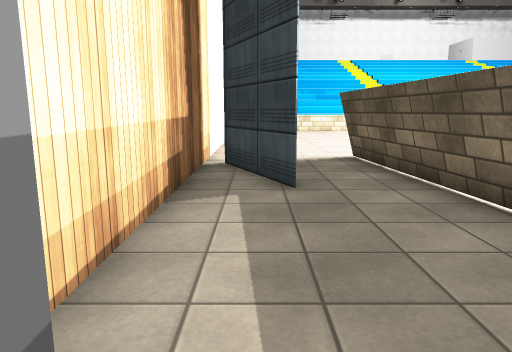
[1] (above)

24 first-person views from a walk through a 3-D level made in the Unity game engine. The camera is 1.4 m above the floor, tilts 10° down and sees 70° across. The floor is counted in squares, 1 m on a side. Each view is taken from the middle of a square. On the plan, view 1 faces up. The plan holds only what a view shows up to about 16 squares ahead; the rest is blank. The place goes on beyond the plan. Some surface patterns are stand-ins.

[2]
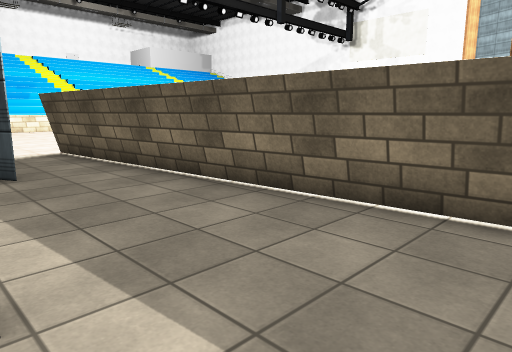

[3]
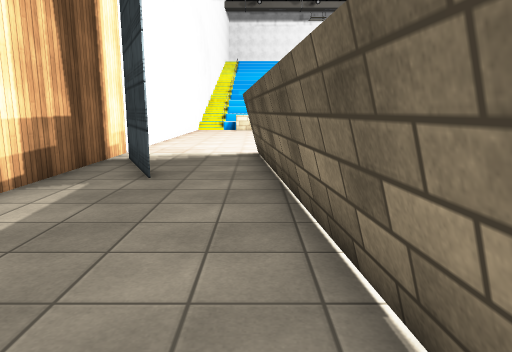

[4]
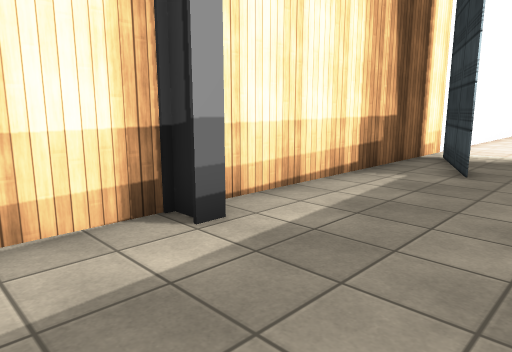

[5]
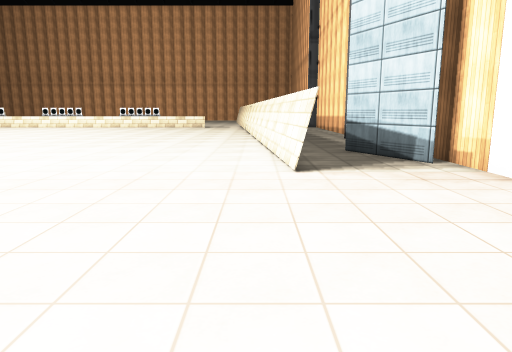

[6]
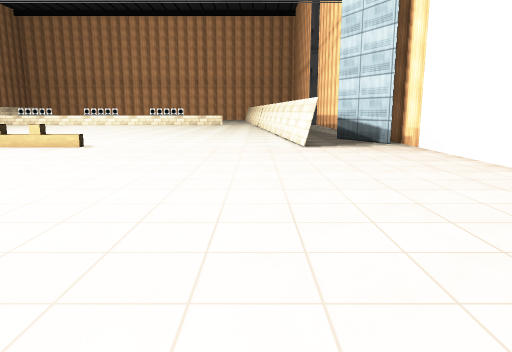

[7]
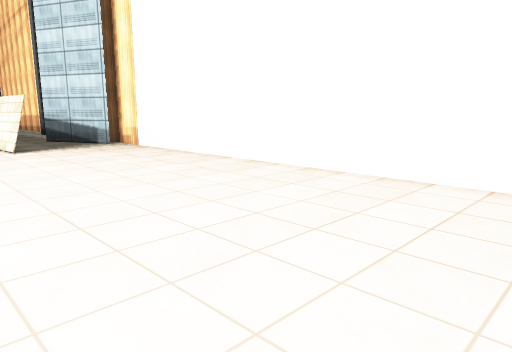

[8]
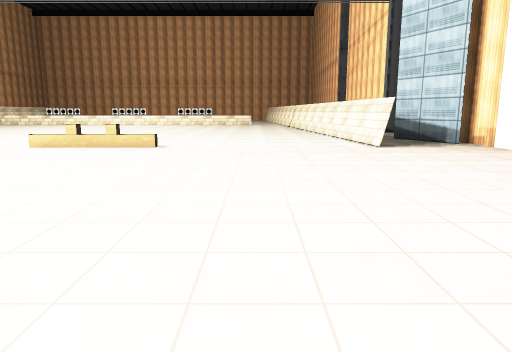

[9]
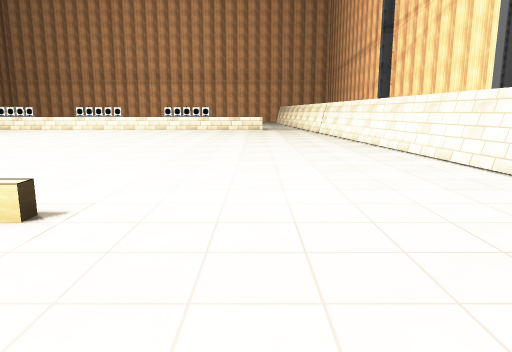

[10]
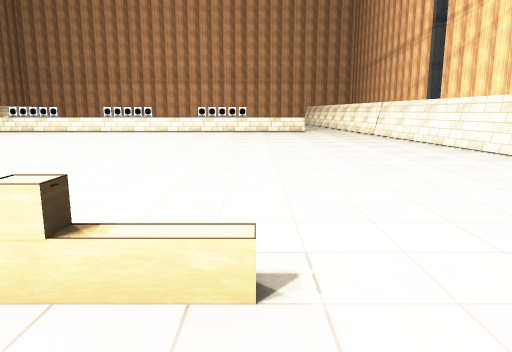

[11]
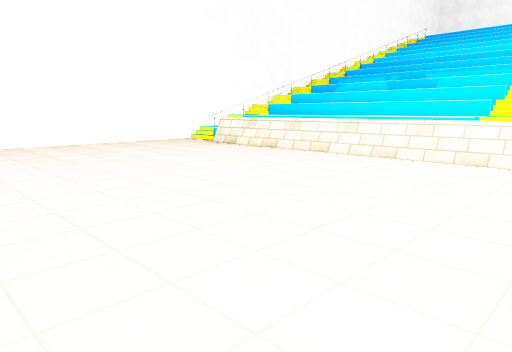

[12]
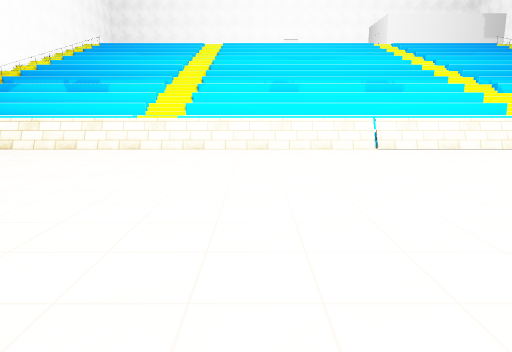

[13]
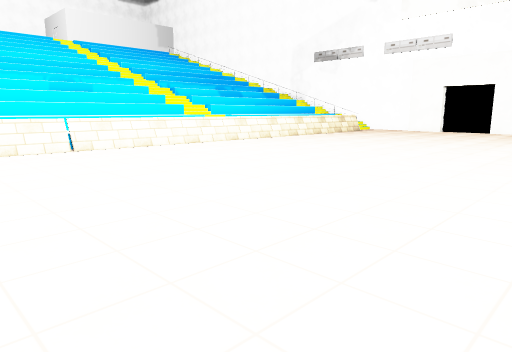

[14]
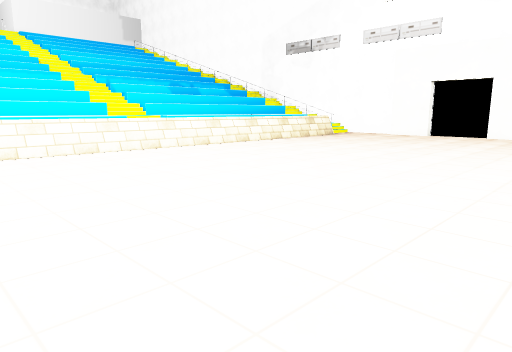

[15]
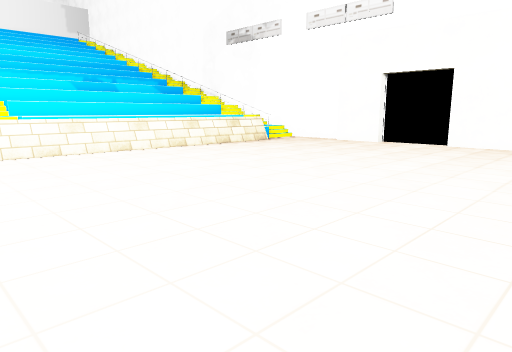

[16]
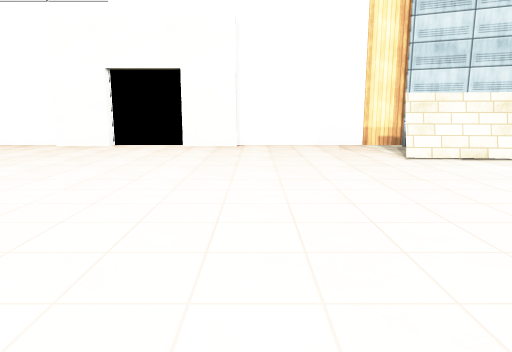

[17]
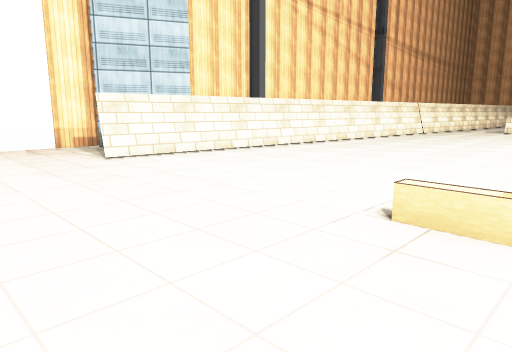

[18]
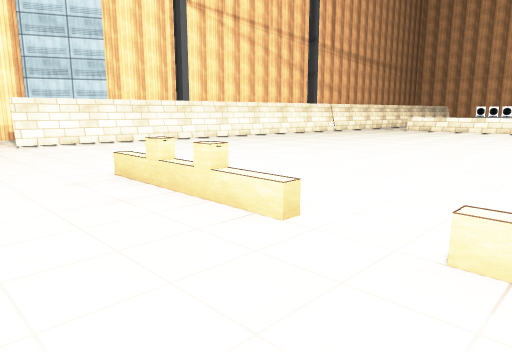

[19]
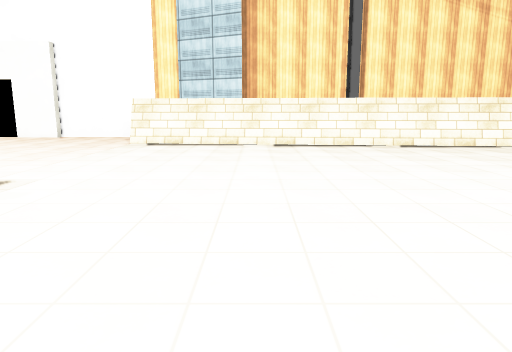

[20]
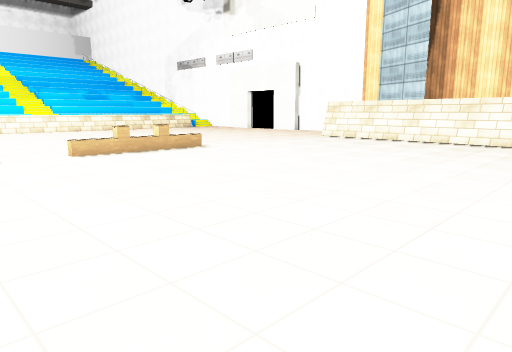

[21]
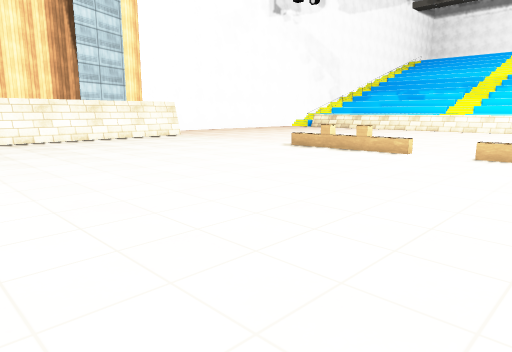

[22]
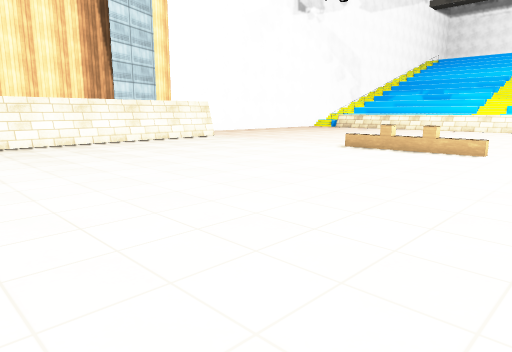

[23]
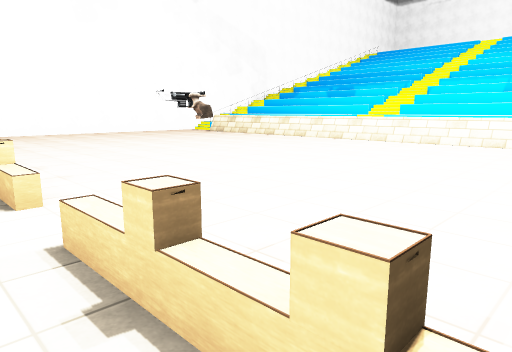

[24]
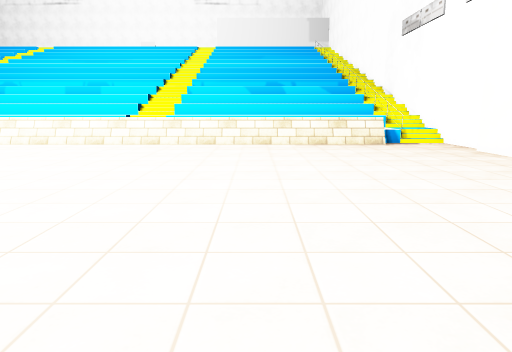

### Floor plan
Points are (right, up) in squares from view 1. A wall is a line through its corners. A room is listed if a view was taken in it or the views show most of it. See-through windows are left out.
Room 1 (views 1, 2, 3, 4)
walls: (-0.7, 1.1) (-0.7, 0.5); (-0.6, 0.8) (-1.4, 0.8) (-1.4, -1.4); (3.8, -1.2) (3.2, 5.5); (4, -1.3) (3.4, 5.6); (0.7, 6.7) (-0.9, 10.1); (-1.4, 9) (-1.4, 1.8)
ways out: opening at (1.5, 6) to room 2
Room 2 (views 5, 6, 7, 8, 9, 10, 11, 12, 13, 14, 15, 16, 17, 18, 19, 20, 21, 22, 23, 24)
walls: (2.8, 11.5) (4, -2.3); (3.4, 5.6) (2.8, 11.5) (3, 11.5); (3.2, 5.5) (2.7, 11.5); (-0.9, 10.2) (0.7, 6.7); (44, 16.8) (44, 19); (44.4, 9.8) (44.4, 16.9); (38.9, -2.6) (40.1, 11.5); (39.1, -2.5) (40.3, 11.5); (44, 22) (44, 24.2); (41.6, 27.1) (3.3, 27.1); (-1.4, 24.8) (-1.4, 9); (44.4, 24.4) (44.4, 27.4)
low walls: (3, 11.5) (3.2, 10.1); (3.3, 8.1) (3.5, 6.2); (3.8, 3.5) (4, 0.2); (41.6, 26.9) (3.1, 26.9)
ways out: opening at (1.5, 6) to room 1; opening at (44, 20.5)
objects: other object (21, 11) to (22, 11)

Where each view was taken, in squares from view 1:
view 1: 0 up, 0 right, facing up
view 2: 2 down, 1 left, facing up-right
view 3: 1 down, 3 right, facing up
view 4: 2 down, 3 right, facing up-left
view 5: 20 up, 4 right, facing down
view 6: 26 up, 5 right, facing down
view 7: 26 up, 6 right, facing down-left
view 8: 26 up, 8 right, facing down
view 9: 16 up, 9 right, facing down
view 10: 14 up, 12 right, facing down
view 11: 16 up, 15 right, facing up-left
view 12: 13 up, 17 right, facing up
view 13: 13 up, 17 right, facing up-right
view 14: 14 up, 22 right, facing up-right
view 15: 14 up, 28 right, facing up-right
view 16: 16 up, 29 right, facing right
view 17: 16 up, 29 right, facing down-right
view 18: 15 up, 23 right, facing down-right
view 19: 6 up, 24 right, facing right
view 20: 1 down, 22 right, facing up-right
view 21: 1 down, 22 right, facing up-left
view 22: 2 down, 20 right, facing up-left
view 23: 10 up, 23 right, facing up-left
view 24: 11 up, 36 right, facing up
